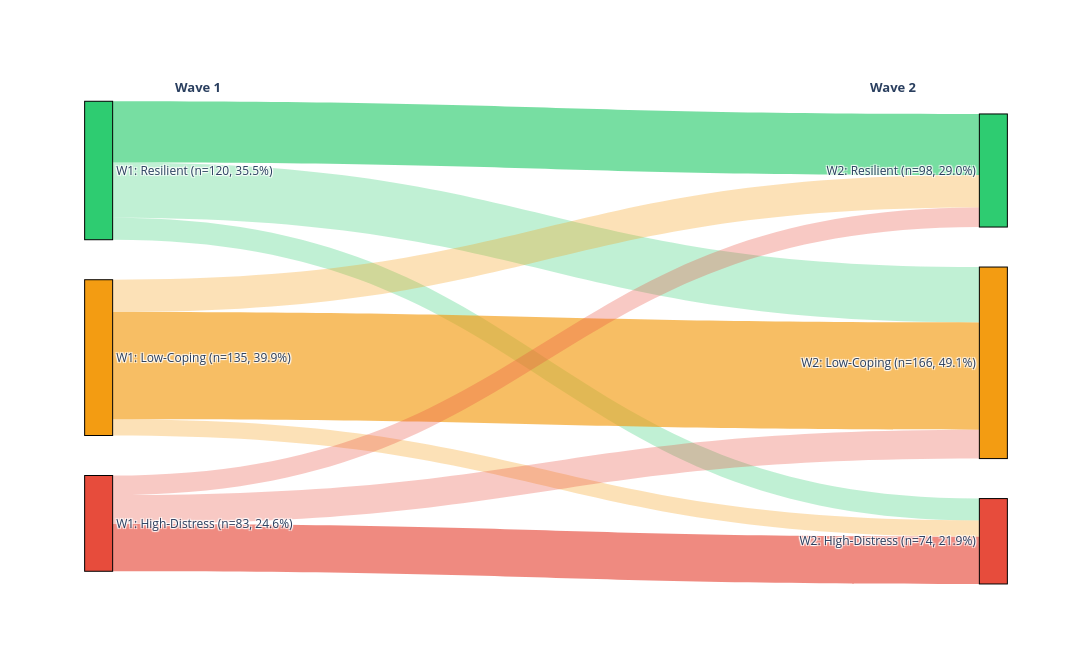

The notebook cell this image was saved under:
### Code cell
wave1_n = transition_counts.sum(axis=1)
wave2_n = transition_counts.sum(axis=0)
total = transition_counts.values.sum()

node_labels = (
    [f"W1: {SHORT_NAMES[p]}\n(n={wave1_n[p]}, {wave1_n[p]/total*100:.1f}%)" for p in PROFILE_ORDER] +
    [f"W2: {SHORT_NAMES[p]}\n(n={wave2_n[p]}, {wave2_n[p]/total*100:.1f}%)" for p in PROFILE_ORDER]
)
node_colors = [PROFILE_COLORS[p] for p in PROFILE_ORDER] * 2

sources, targets, values, link_colors, link_labels = [], [], [], [], []
for i, fp in enumerate(PROFILE_ORDER):
    for j, tp in enumerate(PROFILE_ORDER):
        cnt = int(transition_counts.loc[fp, tp])
        if cnt > 0:
            pct_val = transition_pct.loc[fp, tp]
            sources.append(i)
            targets.append(j + 3)
            values.append(cnt)
            link_labels.append(f"{SHORT_NAMES[fp]} to {SHORT_NAMES[tp]}: {cnt} ({pct_val:.1f}%)")
            hx = PROFILE_COLORS[fp].lstrip('#')
            r_c, g_c, b_c = int(hx[0:2],16), int(hx[2:4],16), int(hx[4:6],16)
            alpha = 0.65 if fp == tp else 0.30
            link_colors.append(f'rgba({r_c},{g_c},{b_c},{alpha})')

sankey_fig = go.Figure(go.Sankey(
    arrangement='snap',
    node=dict(pad=40, thickness=28, label=node_labels, color=node_colors,
              line=dict(color='black', width=1),
              x=[0.02]*3 + [0.98]*3, y=[0.15, 0.50, 0.85, 0.15, 0.50, 0.85]),
    link=dict(source=sources, target=targets, value=values, color=link_colors,
              label=link_labels, hovertemplate='%{label}<extra></extra>'),
))

sankey_fig.update_layout(
    title=dict(text='', font=dict(size=18), x=0.5, xanchor='center'),
    width=1200, height=650, paper_bgcolor='white',
    annotations=[
        dict(x=0.10, y=1.05, xref='paper', yref='paper', text='<b>Wave 1</b>', showarrow=False, font=dict(size=13)),
        dict(x=0.90, y=1.05, xref='paper', yref='paper', text='<b>Wave 2</b>', showarrow=False, font=dict(size=13)),
    ]
)

html_str = sankey_fig.to_html(full_html=True)
with open('fig6_sankey.html', 'w', encoding='utf-8') as f:
    f.write(html_str)
sankey_fig.show()
print("Figure 6: Sankey diagram saved (fig6_sankey.html)")

### Figure 1 — Plotly figure (JSON) as saved in the notebook; plotly's stock layout.template omitted (floating-point values rounded to 4 significant figures)
{"data": [{"arrangement": "snap", "link": {"color": ["rgba(46,204,113,0.65)", "rgba(46,204,113,0.3)", "rgba(46,204,113,0.3)", "rgba(243,156,18,0.3)", "rgba(243,156,18,0.65)", "rgba(243,156,18,0.3)", "rgba(231,76,60,0.3)", "rgba(231,76,60,0.3)", "rgba(231,76,60,0.65)"], "hovertemplate": "%{label}<extra></extra>", "label": ["Resilient to Resilient: 53 (44.2%)", "Resilient to Low-Coping: 48 (40.0%)", "Resilient to High-Distress: 19 (15.8%)", "Low-Coping to Resilient: 28 (20.7%)", "Low-Coping to Low-Coping: 93 (68.9%)", "Low-Coping to High-Distress: 14 (10.4%)", "High-Distress to Resilient: 17 (20.5%)", "High-Distress to Low-Coping: 25 (30.1%)", "High-Distress to High-Distress: 41 (49.4%)"], "source": [0, 0, 0, 1, 1, 1, 2, 2, 2], "target": [3, 4, 5, 3, 4, 5, 3, 4, 5], "value": [53, 48, 19, 28, 93, 14, 17, 25, 41]}, "node": {"color": ["#2ECC71", "#F39C12", "#E74C3C", "#2ECC71", "#F39C12", "#E74C3C"], "label": ["W1: Resilient\n(n=120, 35.5%)", "W1: Low-Coping\n(n=135, 39.9%)", "W1: High-Distress\n(n=83, 24.6%)", "W2: Resilient\n(n=98, 29.0%)", "W2: Low-Coping\n(n=166, 49.1%)", "W2: High-Distress\n(n=74, 21.9%)"], "line": {"color": "black", "width": 1}, "pad": 40, "thickness": 28, "x": [0.02, 0.02, 0.02, 0.98, 0.98, 0.98], "y": [0.15, 0.5, 0.85, 0.15, 0.5, 0.85]}, "type": "sankey"}], "layout": {"annotations": [{"font": {"size": 13}, "showarrow": false, "text": "<b>Wave 1</b>", "x": 0.1, "xref": "paper", "y": 1.05, "yref": "paper"}, {"font": {"size": 13}, "showarrow": false, "text": "<b>Wave 2</b>", "x": 0.9, "xref": "paper", "y": 1.05, "yref": "paper"}], "height": 650, "paper_bgcolor": "white", "title": {"font": {"size": 18}, "text": "", "x": 0.5, "xanchor": "center"}, "width": 1200}}
